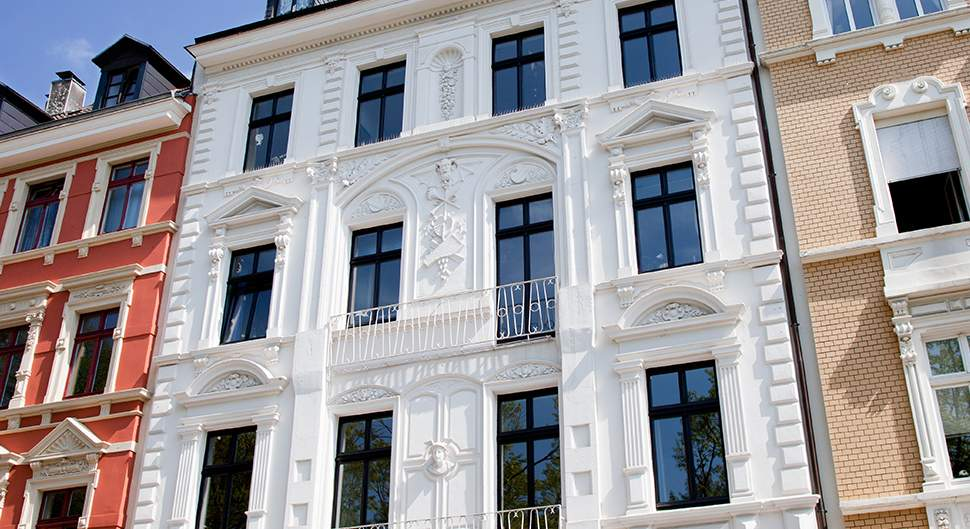
#> input picture TP5/facade.png, 970 x 529 px
$ python harris.py facade.png
#> lines starting #> are read from the running program, lines starting #| are printed output that depends on the picture; after the words box and inside, x2 and y2 are one past the last pixel; in counts of white or black regions, pixels touching at a corner belong together
import cv2 as cv
import numpy as np
import sys

def scale (img, t):
    shape = np.shape(img)
    size = (shape[1],shape[0])
    V = np.float32([[t, 0, 1], [0, t, 1]])
    return cv.warpAffine(img, V, size)

def rotation (img, a):
    height = img.shape[0]
    width = img.shape[1]
    center = (height/2, width/2) #centre pas correct
    M = cv.getRotationMatrix2D(center, a, 1)
    shape = np.shape(img)
    size = (shape[1],shape[0])
    return cv.warpAffine(img, M, size)

def computeHarris (img, angle, taille):
    img = scale (img, taille)
    img = rotation (img, angle)
    gray = cv.cvtColor(img, cv.COLOR_BGR2GRAY)
    gray = np.float32(gray)
    harrised = cv.cornerHarris(gray,3,3,0.04)
    harrised = cv.dilate(harrised,None)
    img[harrised>0.01*harrised.max()]=[0,0,255]
    cv.imshow('Harris cv',img)

def computeIx(img):
    return cv.Sobel(img, -1, 1, 0, 3)

def computeIy(img):
    return cv.Sobel(img, -1, 0, 1, 3)

def refresh (img, angle, taille, version, noise):
    if version == 0:
        computeHarris (img, angle, taille)
    elif version == 1:
        pass #mon harris
    elif version == 2:
        pass #computeShiTomasi()

def update_angle (a):
    global angle
    angle = a
    refresh (img, angle, taille, version, noise)

def update_scale (s):
    global taille
    taille = float(s+50)/100
    refresh (img, angle, taille, version, noise)

def update_version (v):
    global version
    version = v
    refresh (img, angle, taille, version, noise)

def update_noise (n):
    global noise
    noise = n
    refresh (img, angle, taille, noise)

taille = 1
angle = 0
version = 0
noise = 0
img = cv.imread(sys.argv[1])
#> img is the input picture: shape (529, 970, 3); mean B, G, R 155, 152.2, 156.3

cv.namedWindow('Harris cv')
cv.createTrackbar('angle', 'Harris cv',0,360, update_angle)
#> slider 'angle' is set to 100
cv.createTrackbar('scale', 'Harris cv',50,100, update_scale)
cv.createTrackbar('version', 'Harris cv',0,2, update_version)
#> slider 'version' is set to 1
cv.createTrackbar('bruit', 'Harris cv',0,100, update_noise)
#> slider 'bruit' is set to 33

refresh(img, angle, taille, version, noise)
#> in computeHarris, `gray = cv.cvtColor(img, cv.COLOR_BGR2GRAY)`:
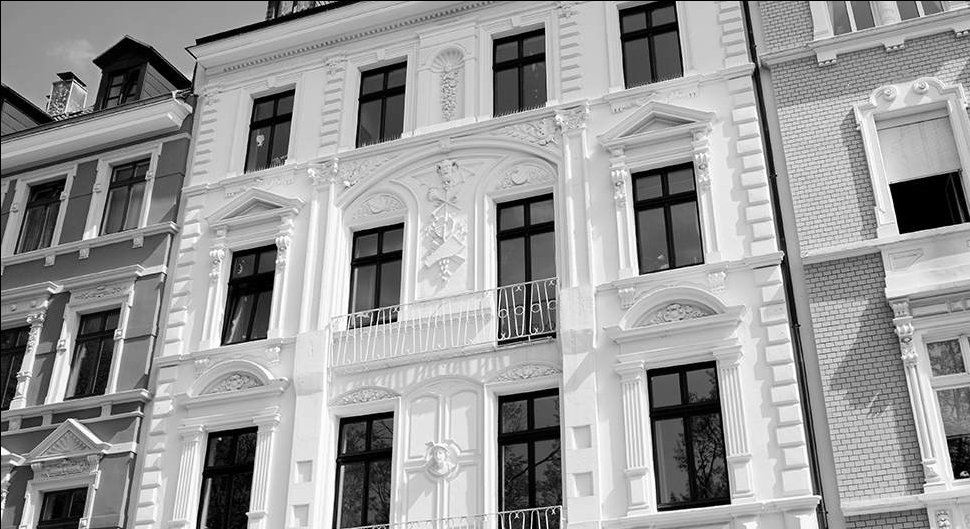
#> gray: shape (529, 970); min 0, max 255, mean 153.3
#> in computeHarris, `harrised = cv.cornerHarris(gray,3,3,0.04)`:
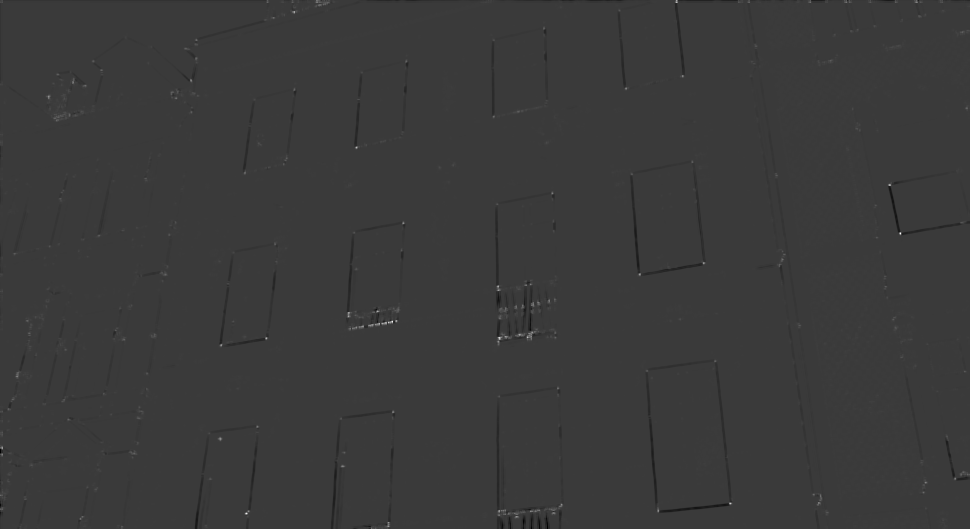
#> harrised: shape (529, 970) float32; min -64749860, max 215924032, mean -188241.8; drawn with min black and max white
#> in computeHarris, `harrised = cv.dilate(harrised,None)`:
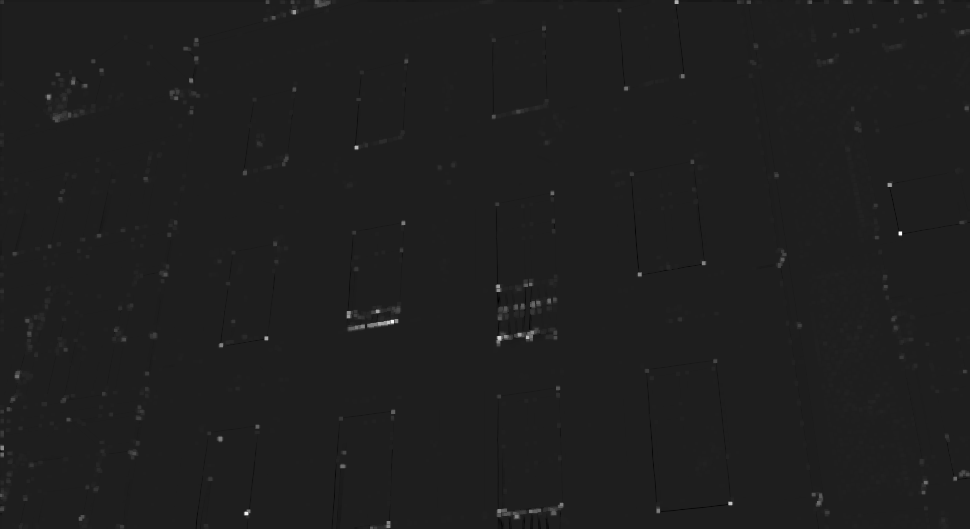
#> harrised: shape (529, 970) float32; min -28978800, max 215924032, mean 638196.4; drawn with min black and max white
#> in computeHarris, `img[harrised>0.01*harrised.max()]=[0,0,255]`:
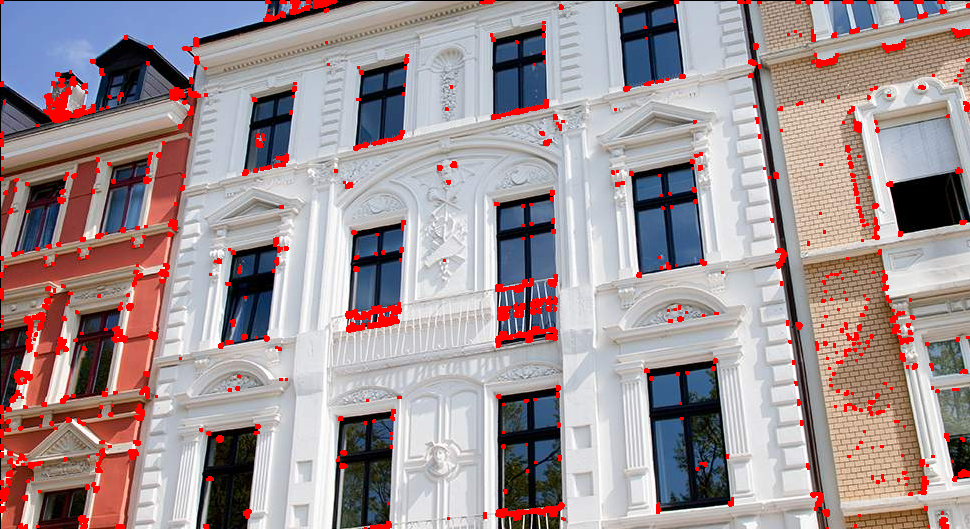
#> img: shape (529, 970, 3); mean of channels 0, 1, 2 149.5, 146.6, 161; drawn as B, G, R

cv.waitKey(0)
#> call 2 of computeHarris, with angle = 100, taille = 1
#> call 2 of rotation, with a = 100
#> in rotation (call 2), `return cv.warpAffine(img, M, size)`:
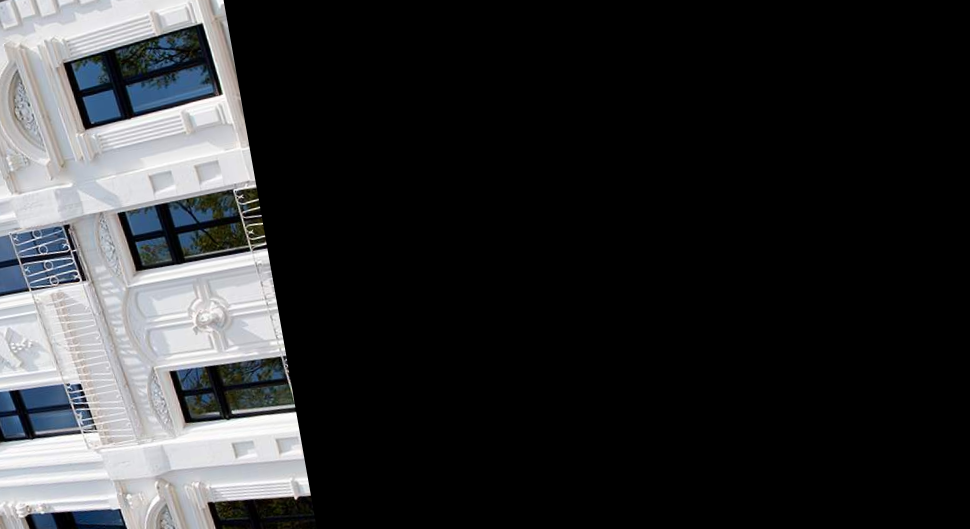
#> returned value: shape (529, 970, 3); mean of channels 0, 1, 2 47.2, 45.8, 44.9; drawn as B, G, R
#> in computeHarris (call 2), `gray = cv.cvtColor(img, cv.COLOR_BGR2GRAY)`:
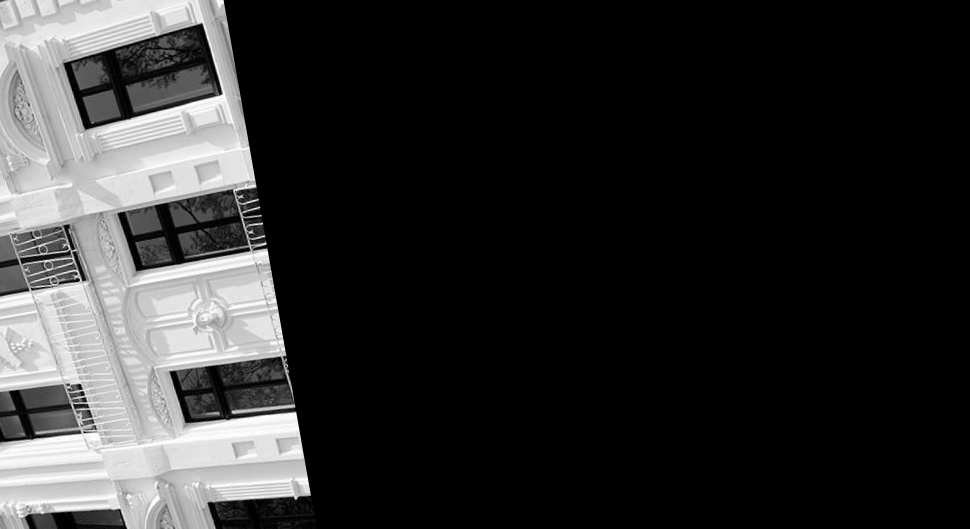
#> gray: shape (529, 970); min 0, max 255, mean 45.7
#> in computeHarris (call 2), `img[harrised>0.01*harrised.max()]=[0,0,255]`:
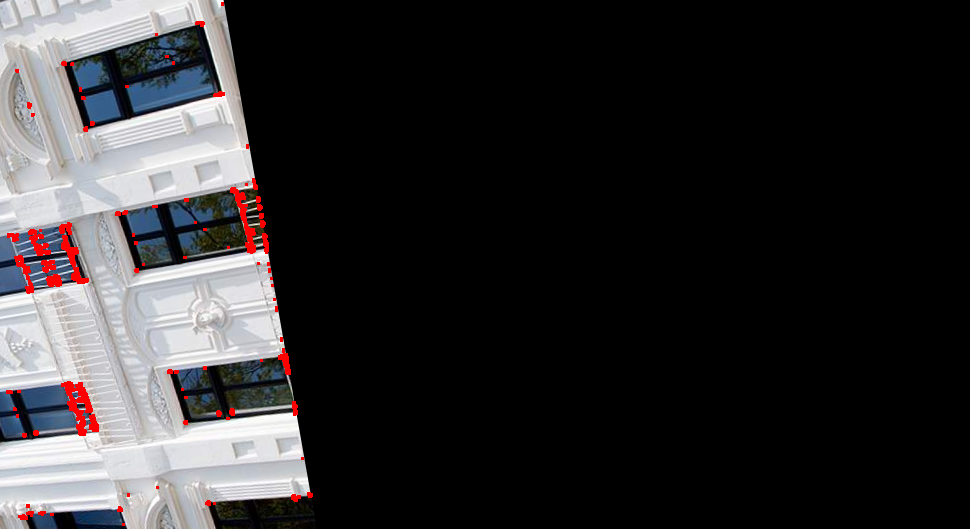
#> img: shape (529, 970, 3); 0.93% of pixels changed, all inside (x1, y1, x2, y2) = (6, 2, 313, 526); drawn as B, G, R
cv.destroyAllWindows()

# # I == Idil après avoir dilaté I, séléctionne les indices des maximas locaux car
# # seul eux ont la même valeur quand dilaté ou non
